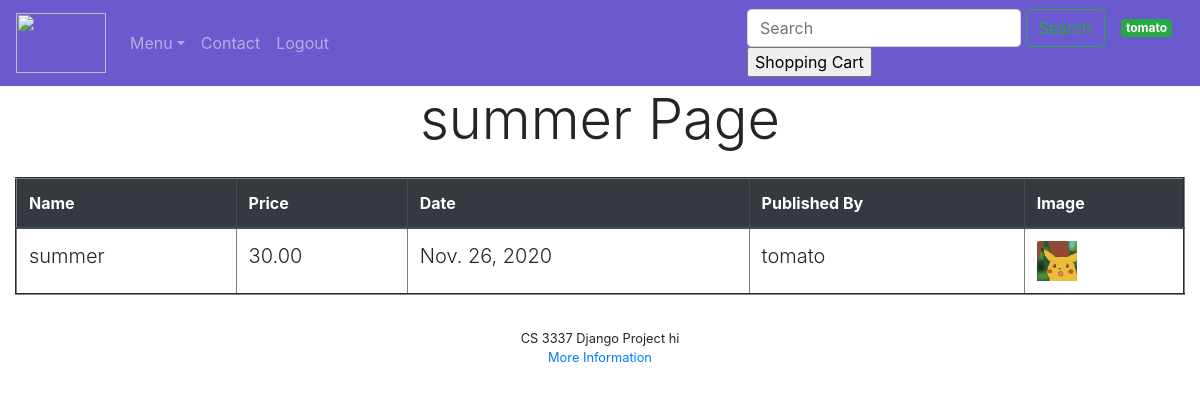
Page /book_detail/5 (signed in) on the earlier database version.
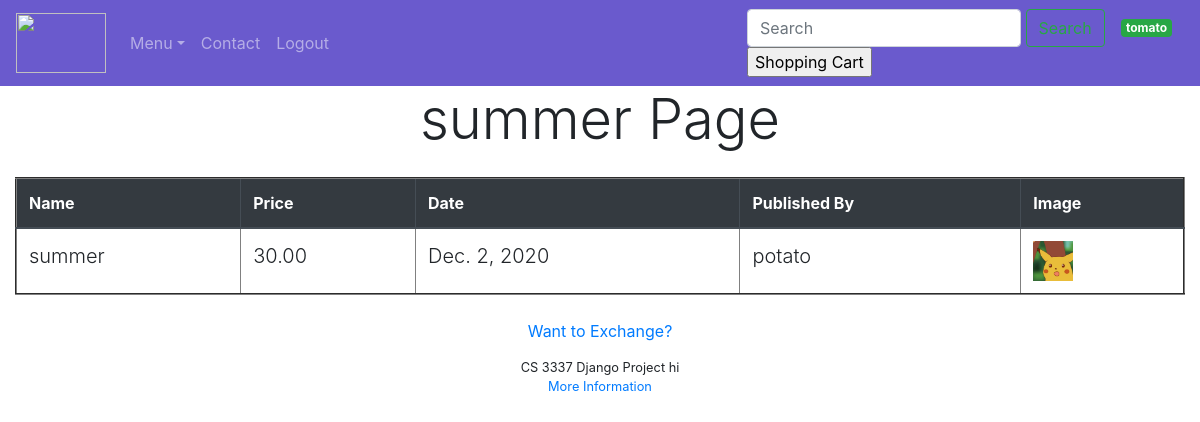
Same page on the later database version.
### bookMng/models.py (models this page shows, shortened)
class Book(models.Model):
    name = models.CharField(max_length=200)
    web = models.URLField(max_length=200)
    price = models.DecimalField(decimal_places=2, max_digits=6)
    publishdate = models.DateField(auto_now=True)
    picture = models.FileField(upload_to='bookEx/static/uploads')
    pic_path = models.CharField(max_length=300, editable=False, blank=True)
    username = models.ForeignKey(User, blank=True, null=True, on_delete=models.CASCADE)

### bookMng/views.py (the view)
# urls.py: path('book_detail/<int:book_id>', views.book_detail, name='book_detail'),
@login_required(login_url=reverse_lazy('login'))
def book_detail(request, book_id):
    book = Book.objects.get(id=book_id)
    book.pic_path = book.picture.url[14:]
    return render(request,
                  'bookMng/book_detail.html',
                  {
                      'item_list': MainMenu.objects.all(),
                      'book': book
                  }
                  )

### bookEx/templates/bookMng/book_detail.html (shortened to what this page needs)
{% extends "base.html" %}
{% load static %}
{% block content %}
<div class="container-fluid">
    <div class="container " align="center">
        <div>
            <h1 align="center" class="display-4 mx-auto my-auto px-5 py-8"> {{ book.name }} Page </h1>
        </div>
    </div>
    <table class="table table-hover mx-auto my-4" id="my-books-table" align="center" border="2" width="800">
        <thead class="thead-dark">
        <tr>
            <th scope="col"> Name</th>
            <th scope="col"> Price</th>
            <th scope="col"> Date</th>
            <th scope="col"> Published By</th>
            <th scope="col"> Image</th>
        </tr>
        </thead>
        <tr>
            <td class="lead">{{ book.name }}</td>
            <td class="lead">{{ book.price }}</td>
            <td class="lead">{{ book.publishdate }}</td>
            <td class="lead">{{ book.username }}</td>
            <td class="lead"><img src="{% static book.pic_path %}" width="40" height="40" alt=""></td>
        </tr>
    </table>
</div>
{% if book.username != request.user %}
    <div align="center">
        <a href="/exchange/{{ book.id }}">Want to Exchange?</a>
    </div>
{% endif %}
{% endblock content %}

Differences in the rows shown:
changed Book "summer": publishdate "Nov. 26, 2020" → "Dec. 2, 2020"; username "tomato" → "potato"; username_id 2 → 3 (drawn)
Other differences:
text now shown: "Want to Exchange?"
